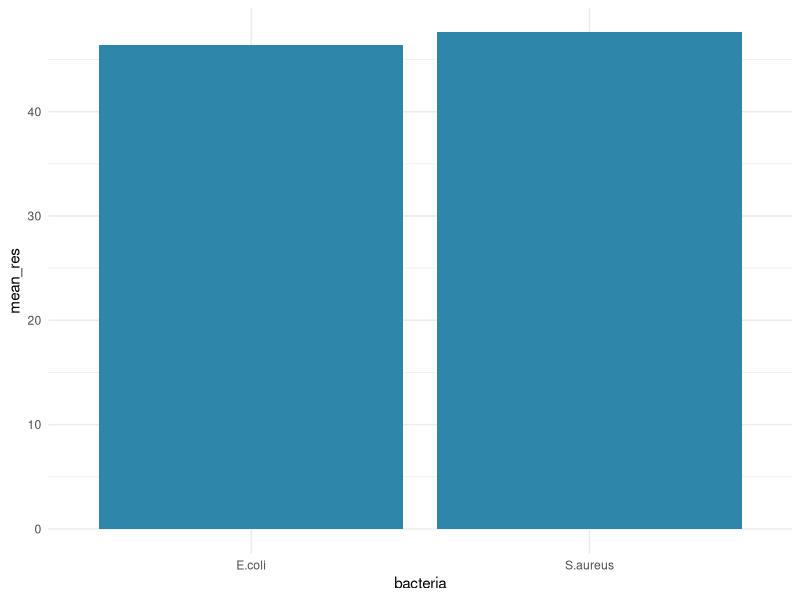

This chart was generated by the following R code:
# 🧬 Шаблон анализа клинических данных
# ⚠️ Используйте синтетические данные для демонстрации!

library(tidyverse)
library(lubridate)

# Генерация примера данных (НЕ реальные пациенты!)
set.seed(42)
patient_data <- tibble(
  patient_id = paste0("P", sprintf("%04d", 1:100)),
  age = sample(18:85, 100, replace = TRUE),
  gender = sample(c("F", "M"), 100, replace = TRUE),
  bacteria = sample(c("E.coli", "S.aureus"), 100, replace = TRUE),
  resistance = round(runif(100, 0, 100), 1)
)

# Базовый анализ
summary_stats <- patient_data %>%
  group_by(bacteria) %>%
  summarise(n = n(), mean_res = mean(resistance), .groups = "drop")

print(summary_stats)

# Визуализация
ggplot(summary_stats, aes(x = bacteria, y = mean_res)) +
  geom_col(fill = "#2E86AB") + theme_minimal()
